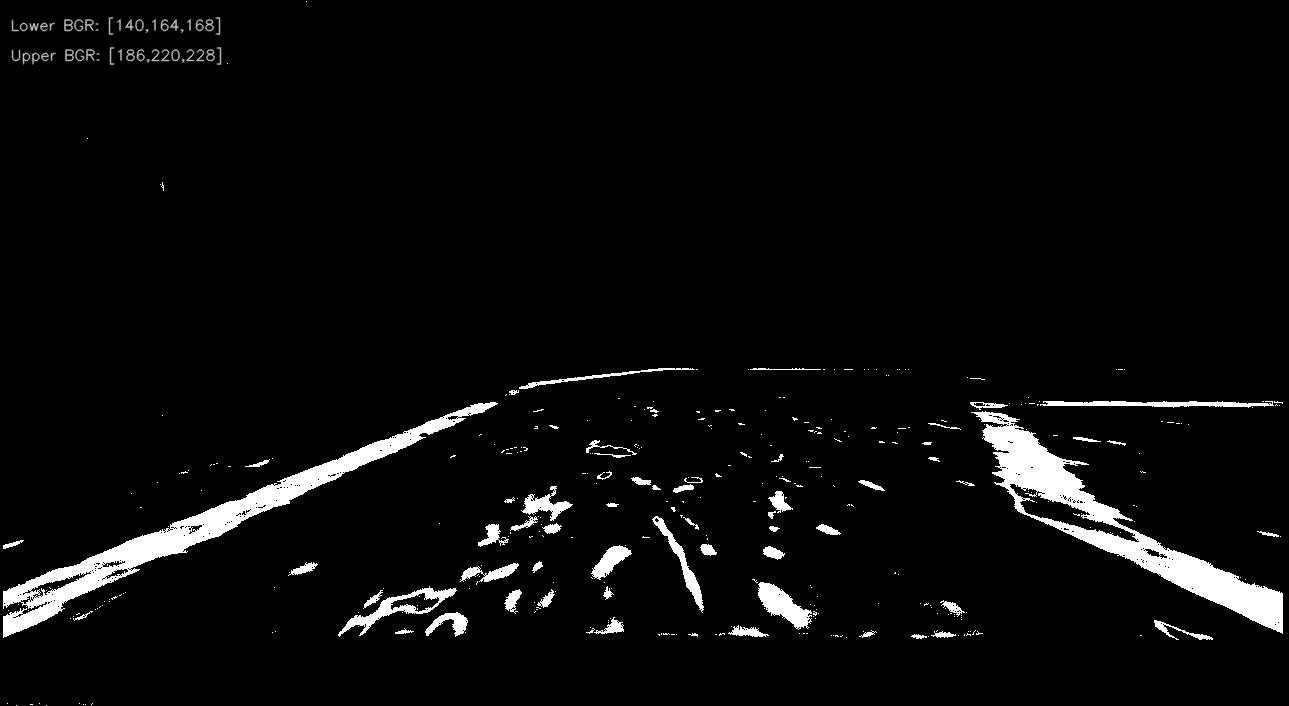
#> input picture image_testing/bgr_thresholded.png, 1289 x 706 px
$ python erode_dilate.py
#> lines starting #> are read from the running program, lines starting #| are printed output that depends on the picture; after the words box and inside, x2 and y2 are one past the last pixel; in counts of white or black regions, pixels touching at a corner belong together
import cv2
import numpy as np

"""
This script uses erosion and dilation to remove noise from the image. It worked well,
and was implemented in the actual controller. This script serves to test images just with
erosion and dilation. Additional erosion and dilation steps may be added.
"""

# Read the image
image = cv2.imread('bgr_thresholded.png', cv2.IMREAD_GRAYSCALE)
#> image is the input picture: shape (706, 1289); min 0, max 255, mean 10.5

# Define a kernel (structuring element)
kernel = np.ones((3, 3), np.uint8)

# Perform erosion
eroded_image = cv2.erode(image, kernel, iterations=6)
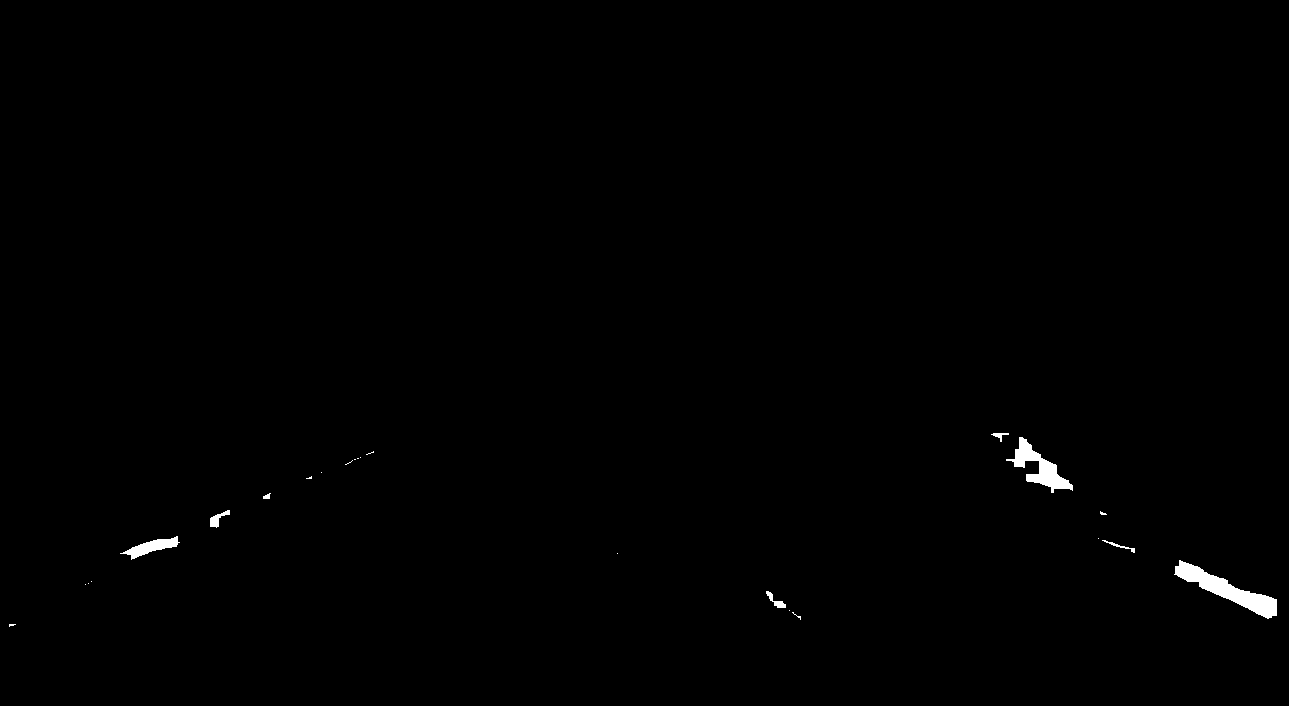
#> eroded_image: shape (706, 1289); 0.45% white; 24 white regions (16 under 20 px), largest, box (x1, y1, x2, y2) and area: (1174, 560, 1277, 619) 1815, (1006, 437, 1073, 493) 1220, (120, 536, 180, 560) 540

# Perform dilation
dilated_image = cv2.dilate(eroded_image, kernel, iterations=20)
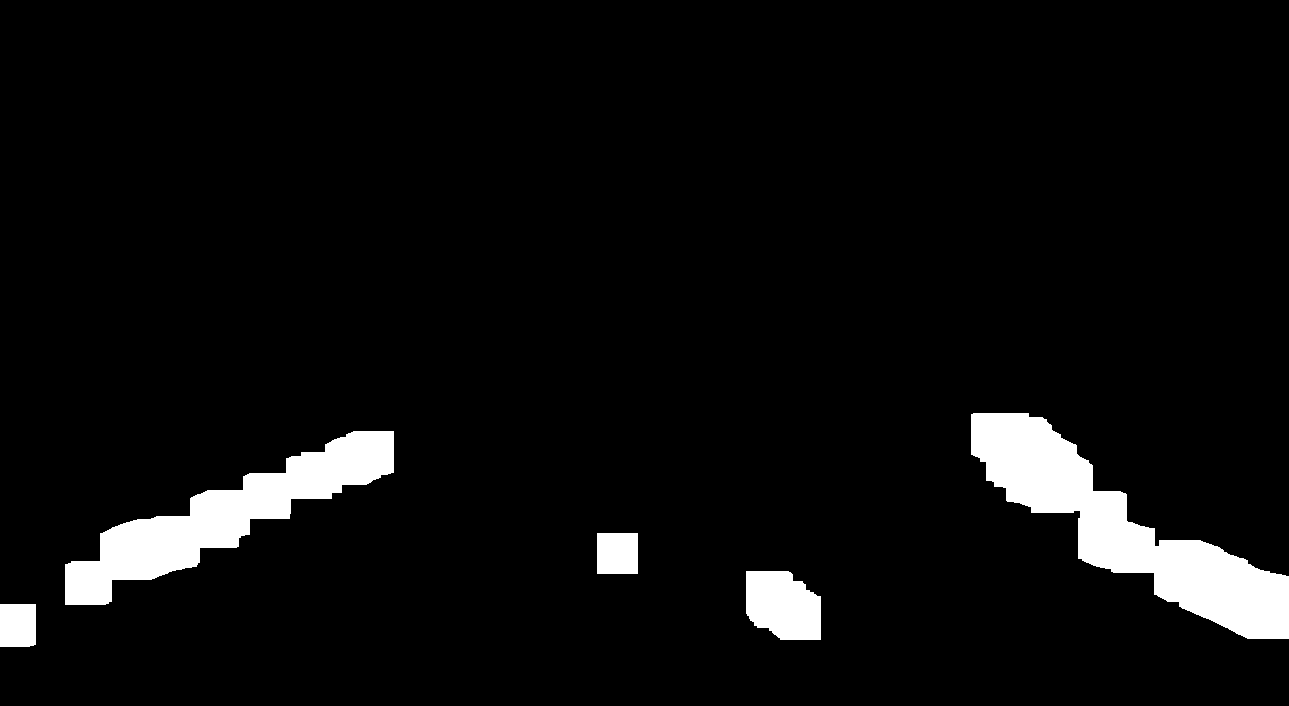
#> dilated_image: shape (706, 1289); 5.3% white; 5 white regions, box (x1, y1, x2, y2) and area: (971, 413, 1289, 639) 23228, (65, 431, 394, 605) 17473, (746, 571, 821, 640) 4284, (597, 533, 638, 574) 1681, (0, 604, 36, 647) 1540

# Display the original, dilated, and eroded images
cv2.imshow('Original Image', image)
cv2.imshow('Dilated Image', dilated_image)
cv2.imshow('Eroded Image', eroded_image)
cv2.waitKey(0)
cv2.destroyAllWindows()
